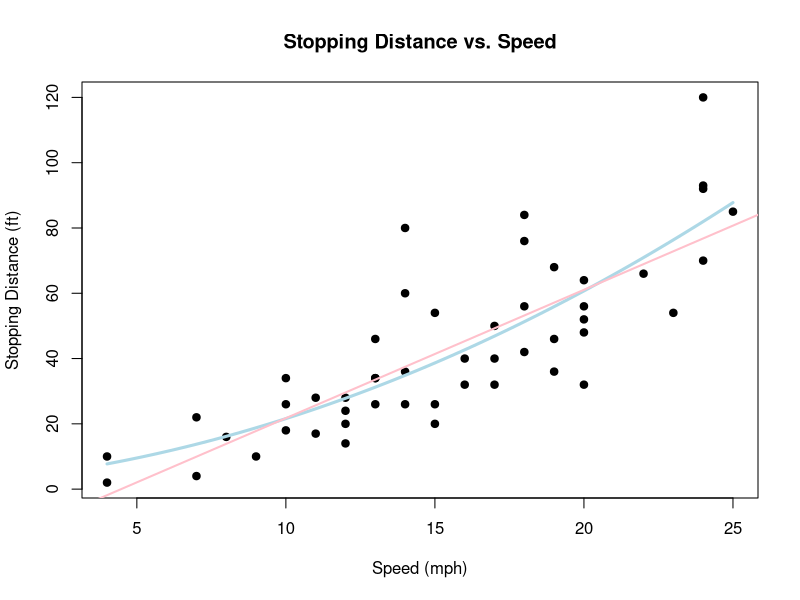

Source code (R):
data(cars)

plot(cars$speed, cars$dist,
     pch = 19,
     col = "black",
     main = "Stopping Distance vs. Speed",
     xlab = "Speed (mph)",
     ylab = "Stopping Distance (ft)")

quad_model <- lm(dist ~ speed + I(speed^2), data = cars)

speed_seq <- seq(min(cars$speed), max(cars$speed), length.out = 100)
quad_pred <- predict(quad_model, newdata = data.frame(speed = speed_seq))

lines(speed_seq, quad_pred, col = "lightblue", lwd = 3)

lin_model <- lm(dist ~ speed, data = cars)

abline(lin_model, col = "pink", lwd = 2)
